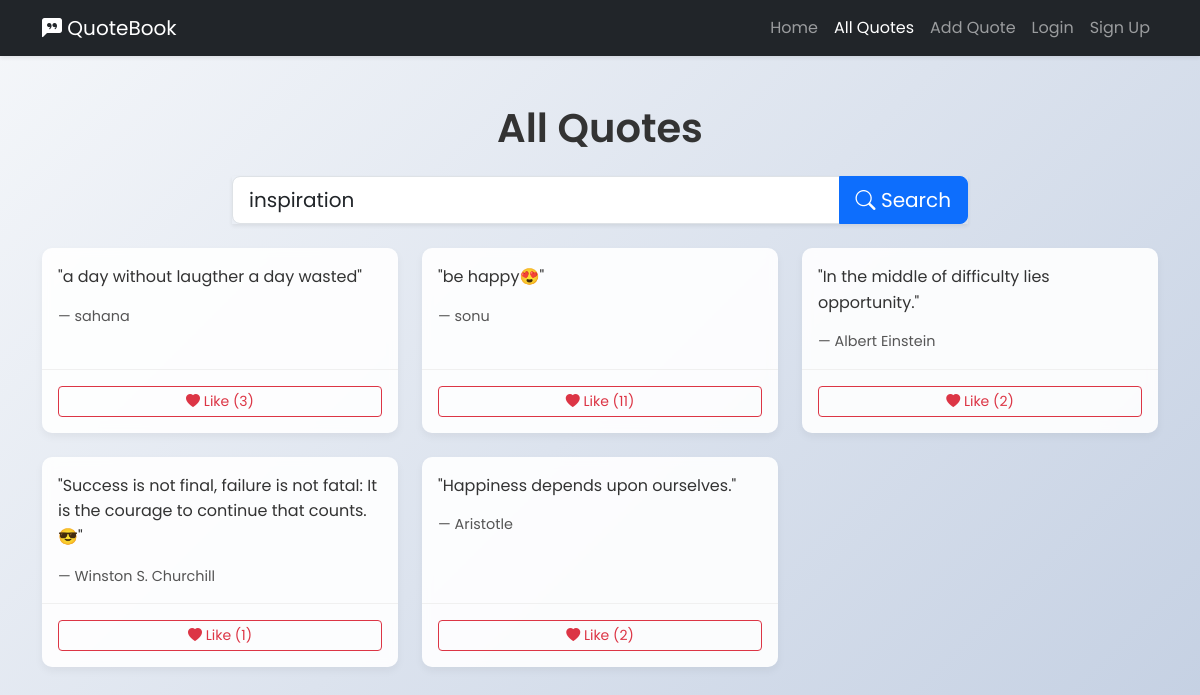
The app's page /quotes/?q=inspiration with its own data.
### quotes/models.py (models this page shows, shortened)
class Quote(models.Model):
    text = models.TextField()
    author = models.CharField(max_length=100)
    genre = models.CharField(
        max_length=100,
        choices=[
            ('inspiration', 'Inspiration'),
            ('love', 'Love'),
            ('humor', 'Humor'),
            ('life', 'Life'),
            ('friendship', 'Friendship'),
        ],
        default='inspiration'
    )
    like = models.IntegerField(default=0)
    liked_by = models.ManyToManyField('auth.User', related_name='liked_quotes', blank=True)

### quotes/views.py (the view)
# urls.py: path('quotes/', views.all_quotes, name="all_quotes"),
def all_quotes(request):
    query = request.GET.get('q')
    if query:
        quotes = Quote.objects.filter(text__icontains=query) | Quote.objects.filter(author__icontains=query) | Quote.objects.filter(genre__icontains=query)
    else:
        quotes = Quote.objects.all()
    paginator = Paginator(quotes, 8)
    page_number = request.GET.get('page')
    page_obj = paginator.get_page(page_number)
    return render(request, 'all_quotes.html', {'quotes': page_obj, 'query': query})

### quotes/templates/all_quotes.html (shortened to what this page needs)
{% load static %}
<!DOCTYPE html>
<html lang="en">
<head>
    <link href="https://cdn.jsdelivr.net/npm/bootstrap@5.3.0/dist/css/bootstrap.min.css" rel="stylesheet">
    <link rel="stylesheet" href="{% static 'css/style.css' %}">
    <link rel="stylesheet" href="https://cdn.jsdelivr.net/npm/bootstrap-icons@1.11.3/font/bootstrap-icons.min.css">
</head>
<body>
    <nav class="navbar navbar-expand-lg navbar-dark bg-dark shadow-sm">
        <div class="container">
            <a class="navbar-brand" href="{% url 'home' %}">
                <i class="bi bi-chat-left-quote-fill"></i>
                QuoteBook
            </a>
            <div class="collapse navbar-collapse" id="navbarNav">
                <ul class="navbar-nav ms-auto">
                    <li class="nav-item">
                        <a class="nav-link" href="{% url 'home' %}">Home</a>
                    </li>
                    <li class="nav-item">
                        <a class="nav-link active" aria-current="page" href="{% url 'all_quotes' %}">All Quotes</a>
                    </li>
                    <li class="nav-item">
                        <a class="nav-link" href="{% url 'add_quote' %}">Add Quote</a>
                    </li>
                    {% if user.is_authenticated %}
                        <li class="nav-item">
                            <a class="nav-link" href="#">Logout</a> </li>
                    {% else %}
                        <li class="nav-item">
                            <a class="nav-link" href="{% url 'login' %}">Login</a>
                        </li>
                        <li class="nav-item">
                            <a class="nav-link" href="{% url 'signup' %}">Sign Up</a>
                        </li>
                    {% endif %}
                </ul>
            </div>
        </div>
    </nav>
    <div class="container my-5">
        <h1 class="text-center mb-4">All Quotes</h1>
        <div class="row justify-content-center mb-4">
            <div class="col-md-8">
                <form method="get" action="{% url 'all_quotes' %}">
                    <div class="input-group input-group-lg shadow-sm">
                        <input type="text" class="form-control" name="q" placeholder="Search quotes, authors, or genres..." value="{{ query|default:'' }}">
                        <button class="btn btn-primary" type="submit" id="button-addon2">
                            <i class="bi bi-search"></i> Search
                        </button>
                    </div>
                </form>
            </div>
        </div>
        <div class="row">
            {% for quote in quotes %}
            <div class="col-md-6 col-lg-4 mb-4">
                <div class="card h-100 shadow-sm quote-list-card">
                    <div class="card-body d-flex flex-column">
                        <blockquote class="blockquote mb-0 flex-grow-1">
                            <p class="quote-text">"{{ quote.text }}"</p>
                            <footer class="blockquote-footer mt-2">{{ quote.author }}</footer>
                        </blockquote>
                    </div>
                    <div class="card-footer bg-white border-0 p-3">
                        <form action="{% url 'like_quote' quote.id %}" method="post" class="like-form d-grid">
                            <button type="submit" class="btn btn-sm btn-outline-danger">
                                <i class="bi bi-heart-fill"></i> Like ({{ quote.like }})
                            </button>
                        </form>
                    </div>
                </div>
            </div>
            {% empty %}
            <div class="col-12">
                <div class="alert alert-info" role="alert">
                    No quotes found matching your search.
                </div>
            </div>
            {% endfor %}
        </div>
    </div>
</body>
</html>

### quotes/static/css/style.css (style rules this page uses)
html, body { height: 100%; font-family: 'Poppins', sans-serif; }
body { background: linear-gradient(135deg, #f5f7fa 0%, #c3cfe2 100%); background-attachment: fixed; }
h1 { background-color: transparent !important; color: #333 !important; padding: 0 !important; font-weight: 600 !important; }
.quote-list-card { border: none !important; border-radius: 10px !important; transition: transform 0.2s ease, box-shadow 0.2s ease; background-color: rgba(255, 255, 255, 0.9) !important; backdrop-filter: blur(5px); height: 100%; box-shadow: 0 0.25rem 0.5rem rgba(0,0,0,0.05) !important; }
.quote-list-card .quote-text { font-weight: 400; font-size: 1rem; line-height: 1.6; color: #333; }
.quote-list-card .blockquote-footer { font-size: 0.9rem; color: #555; }
.quote-list-card .card-footer { background: none !important; border-top: 1px solid #f0f0f0 !important; }
.like-form .btn { background-color: transparent !important; border-color: #dc3545 !important; color: #dc3545 !important; transition: all 0.2s ease; }

### records on screen
Quote: text "a day without laugther a day wasted", author "sahana", like "3"
Quote: text "be happy😍", author "sonu", like "11"
Quote: text "In the middle of difficulty lies opportunity.", author "Albert Einstein", like "2"
Quote: text "Success is not final, failure is not fatal: It is the courage to continue that counts.😎", author "Winston S. Churchill", like "1"
Quote: text "Happiness depends upon ourselves.", author "Aristotle", like "2"
